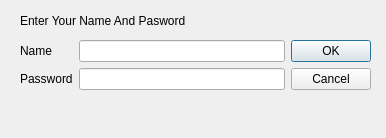
<?xml version="1.0" encoding="UTF-8"?>
<ui version="4.0">
 <class>FormLogin</class>
 <widget class="QDialog" name="FormLogin">
  <property name="geometry">
   <rect>
    <x>0</x>
    <y>0</y>
    <width>386</width>
    <height>138</height>
   </rect>
  </property>
  <property name="windowTitle">
   <string>Dialog</string>
  </property>
  <widget class="QWidget" name="horizontalLayoutWidget">
   <property name="geometry">
    <rect>
     <x>20</x>
     <y>40</y>
     <width>351</width>
     <height>81</height>
    </rect>
   </property>
   <layout class="QHBoxLayout" name="horizontalLayout">
    <item>
     <layout class="QFormLayout" name="formLayout">
      <item row="0" column="0">
       <widget class="QLabel" name="ig">
        <property name="text">
         <string>Name</string>
        </property>
       </widget>
      </item>
      <item row="0" column="1">
       <widget class="QLineEdit" name="le_admin_name"/>
      </item>
      <item row="1" column="0">
       <widget class="QLabel" name="ig_2">
        <property name="text">
         <string>Password</string>
        </property>
       </widget>
      </item>
      <item row="1" column="1">
       <widget class="QLineEdit" name="le_password">
        <property name="echoMode">
         <enum>QLineEdit::EchoMode::Password</enum>
        </property>
       </widget>
      </item>
     </layout>
    </item>
    <item>
     <widget class="QDialogButtonBox" name="bb_choose">
      <property name="orientation">
       <enum>Qt::Orientation::Vertical</enum>
      </property>
      <property name="standardButtons">
       <set>QDialogButtonBox::StandardButton::Cancel|QDialogButtonBox::StandardButton::Ok</set>
      </property>
     </widget>
    </item>
   </layout>
  </widget>
  <widget class="QLabel" name="lbl_header">
   <property name="geometry">
    <rect>
     <x>20</x>
     <y>10</y>
     <width>201</width>
     <height>21</height>
    </rect>
   </property>
   <property name="text">
    <string>Enter Your Name And Pasword</string>
   </property>
  </widget>
 </widget>
 <resources/>
 <connections>
  <connection>
   <sender>bb_choose</sender>
   <signal>accepted()</signal>
   <receiver>FormLogin</receiver>
   <slot>accept()</slot>
   <hints>
    <hint type="sourcelabel">
     <x>248</x>
     <y>254</y>
    </hint>
    <hint type="destinationlabel">
     <x>157</x>
     <y>274</y>
    </hint>
   </hints>
  </connection>
  <connection>
   <sender>bb_choose</sender>
   <signal>rejected()</signal>
   <receiver>FormLogin</receiver>
   <slot>reject()</slot>
   <hints>
    <hint type="sourcelabel">
     <x>316</x>
     <y>260</y>
    </hint>
    <hint type="destinationlabel">
     <x>286</x>
     <y>274</y>
    </hint>
   </hints>
  </connection>
 </connections>
</ui>
